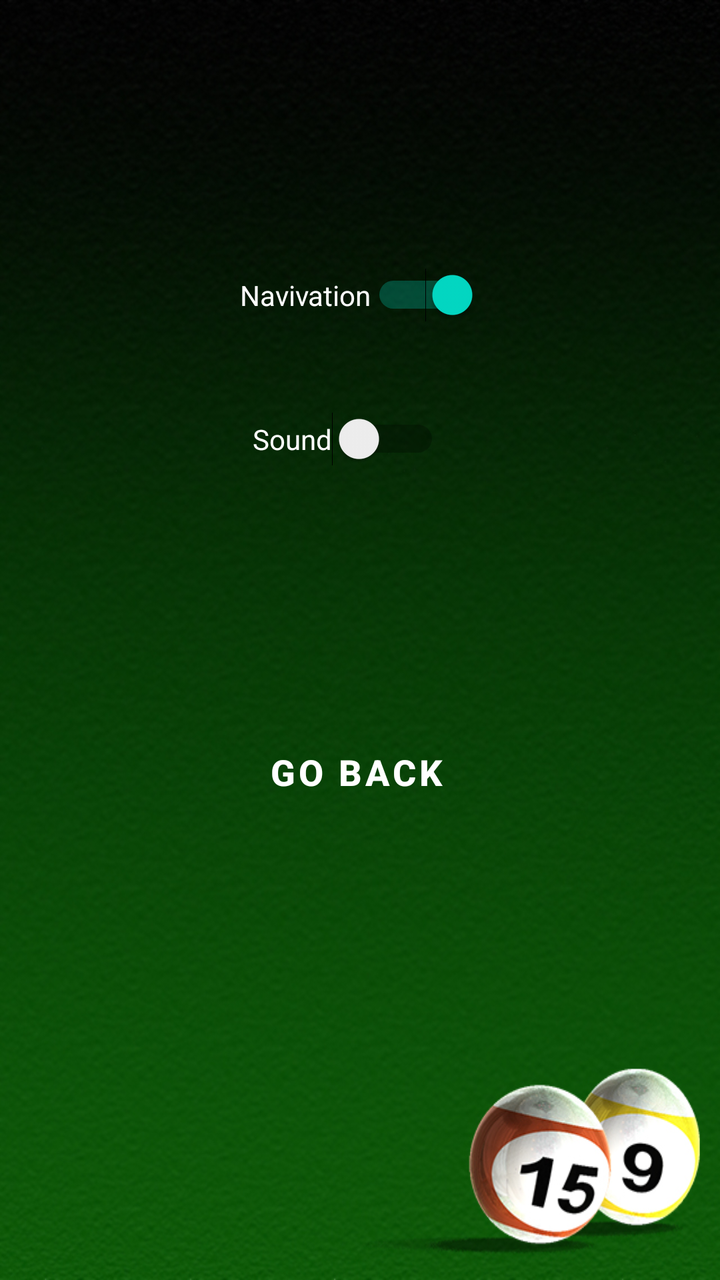
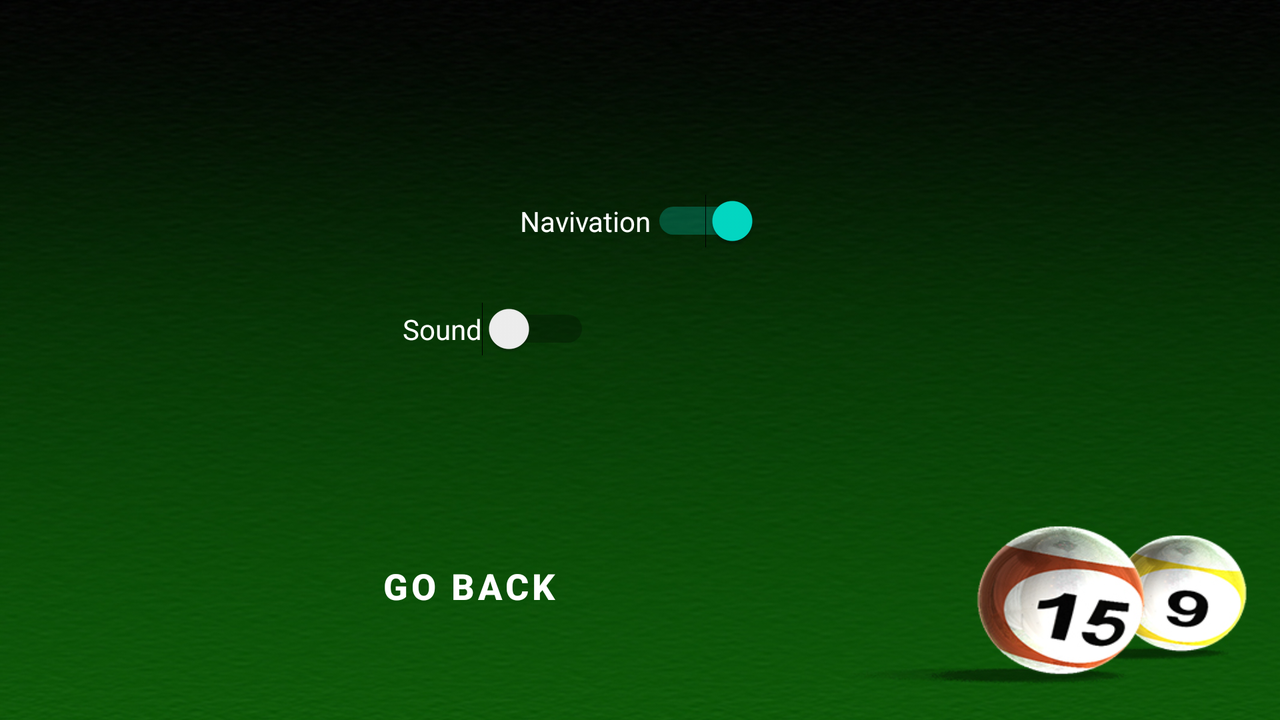

Compare how this app lays out the same screen by default and in its alternative resource folder. The renders come first, then the two layout files and the values they reference.
<!-- AndroidManifest.xml: application theme Theme.Main -->
<!-- res/layout/fragment_settings.xml -->
<?xml version="1.0" encoding="utf-8"?>
<RelativeLayout
    xmlns:android="http://schemas.android.com/apk/res/android"
    android:layout_width="match_parent"
    android:layout_height="match_parent"
    android:background="@drawable/statisticspage">


    <Switch
        android:layout_width="wrap_content"
        android:layout_height="wrap_content"
        android:layout_alignParentTop="true"
        android:layout_centerHorizontal="true"
        android:layout_marginTop="134dp"
        android:checked="true"
        android:text="Navivation"
        android:textColor="@color/white" />

    <Switch
        android:layout_width="wrap_content"
        android:layout_height="wrap_content"
        android:layout_alignParentTop="true"
        android:layout_alignParentEnd="true"
        android:layout_centerHorizontal="true"
        android:layout_marginTop="206dp"

        android:layout_marginEnd="140dp"
        android:checked="false"
        android:text="Sound"
        android:textColor="@color/white" />

    <GridLayout
        android:layout_width="match_parent"
        android:layout_height="wrap_content"
        android:layout_alignParentStart="true"
        android:layout_alignParentEnd="true"
        android:layout_alignParentBottom="true"
        android:layout_marginStart="-2dp"
        android:layout_marginEnd="2dp"
        android:layout_marginBottom="225dp"
        android:columnCount="1"
        android:rowCount="5">

        <Button
            android:id="@+id/cancel"
            android:layout_width="wrap_content"
            android:layout_height="wrap_content"
            android:layout_rowWeight="1"
            android:layout_columnWeight="1"
            android:layout_gravity="fill"
            android:layout_margin="5sp"
            android:background="@drawable/rounded_button"
            android:text="Go Back"
            android:textSize="18sp"
            android:textStyle="bold" />

    </GridLayout>


</RelativeLayout>
<!-- resources referenced by this layout -->
<resources>
  <color name="white">#FFFFFFFF</color>
  <!-- drawable statisticspage: jpg bitmap (drawable-v24, 195823 bytes) -->
  <style name="Theme.Main" parent="Theme.MaterialComponents.DayNight.DarkActionBar">
          
          <item name="colorPrimary">@color/colorAccent</item>
          <item name="colorOnSurface">#3D5045</item>
          <item name="colorOnPrimary">@color/white</item>
          
          <item name="colorSecondary">@color/teal_200</item>
          <item name="colorSecondaryVariant">@color/teal_700</item>
          <item name="colorOnSecondary">@color/black</item>
          
          <item name="android:statusBarColor" tools:targetApi="l">?attr/colorPrimaryVariant</item>
          
      </style>
  <color name="colorAccent">#004B1F</color>
  <color name="teal_200">#FF03DAC5</color>
  <color name="teal_700">#FF018786</color>
  <color name="black">#FF000000</color>
</resources>
<!-- res/layout-land/fragment_settings.xml (the repository's variant of the layout above) -->
<!-- drawn on the phone turned sideways -->
<?xml version="1.0" encoding="utf-8"?>
<RelativeLayout
    xmlns:android="http://schemas.android.com/apk/res/android"
    android:layout_width="match_parent"
    android:layout_height="match_parent"
    android:background="@drawable/landscapestatistics">

    <Switch
        android:layout_width="wrap_content"
        android:layout_height="wrap_content"
        android:layout_alignParentTop="true"
        android:layout_centerHorizontal="true"
        android:layout_marginTop="97dp"
        android:checked="true"
        android:text="Navivation"
        android:textColor="@color/white" />

    <Switch
        android:layout_width="wrap_content"
        android:layout_height="wrap_content"
        android:layout_alignParentTop="true"
        android:layout_alignParentEnd="true"

        android:layout_centerInParent="true"
        android:layout_marginTop="151dp"
        android:layout_marginEnd="345dp"
        android:checked="false"
        android:text="Sound"
        android:textColor="@color/white" />

    <GridLayout
        android:layout_width="354dp"
        android:layout_height="wrap_content"
        android:layout_alignParentStart="true"
        android:layout_alignParentEnd="true"
        android:layout_alignParentBottom="true"
        android:layout_marginStart="141dp"
        android:layout_marginEnd="312dp"
        android:layout_marginBottom="38dp"
        android:columnCount="1"
        android:rowCount="5">

        <Button
            android:id="@+id/cancel"
            android:layout_width="wrap_content"
            android:layout_height="wrap_content"
            android:layout_rowWeight="1"
            android:layout_columnWeight="1"
            android:layout_gravity="fill"
            android:layout_margin="5sp"
            android:background="@drawable/rounded_button"
            android:text="Go Back"
            android:textSize="18sp"
            android:textStyle="bold" />

    </GridLayout>
</RelativeLayout>
<!-- resources referenced by the variant -->
<!-- as the phone turned sideways resolves them -->
<resources>
  <color name="white">#FFFFFFFF</color>
  <!-- drawable landscapestatistics: jpg bitmap (drawable-v24, 216140 bytes) -->
  <style name="Theme.Main" parent="Theme.MaterialComponents.DayNight.DarkActionBar">
          
          <item name="colorPrimary">@color/colorAccent</item>
          <item name="colorOnSurface">#3D5045</item>
          <item name="colorOnPrimary">@color/white</item>
          
          <item name="colorSecondary">@color/teal_200</item>
          <item name="colorSecondaryVariant">@color/teal_700</item>
          <item name="colorOnSecondary">@color/black</item>
          
          <item name="android:statusBarColor" tools:targetApi="l">?attr/colorPrimaryVariant</item>
          
      </style>
  <color name="colorAccent">#004B1F</color>
  <color name="teal_200">#FF03DAC5</color>
  <color name="teal_700">#FF018786</color>
  <color name="black">#FF000000</color>
</resources>
